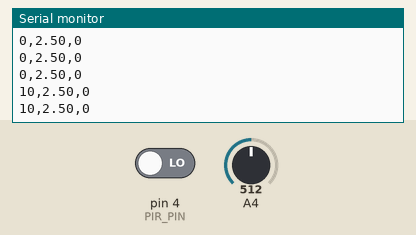
A sketch run on a simulated Arduino Uno, built with avr-gcc and run on an emulated ATmega328P. On the bench: the last lines printed to the serial monitor. The test bench sets the inputs (shaded band); at power-on: A4 = 512, pin 4 (PIR_PIN) LOW.

Above: at 1.2 s.
1.3 s: A4 set to 716
At 1.31 s:
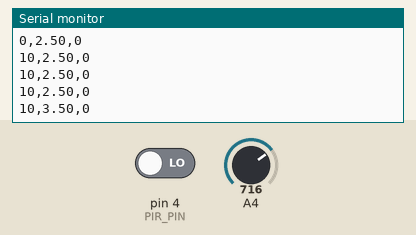
2.8 s: pin 4 (PIR_PIN) driven HIGH
At 2.83 s:
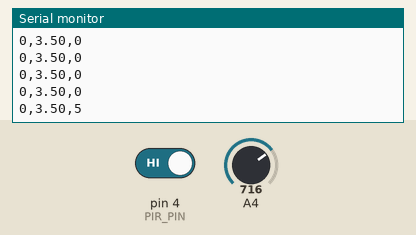
4.3 s: A4 set to 900
At 4.34 s:
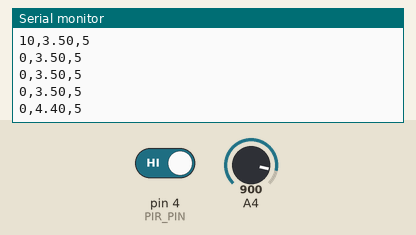
5.8 s: pin 4 (PIR_PIN) driven LOW
At 5.85 s:
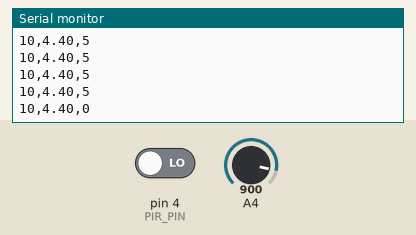
Timing chart, 0 to 8.3 s (numbered marks = the images above; inputs shaded):
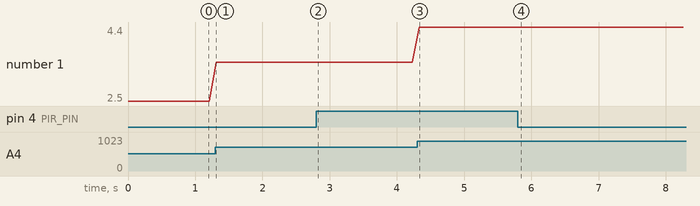

The sketch:

p156_Human.ino
```cpp
/************************************************************
■参考
	■Arduino 電子工作 実践講座
		p156
************************************************************/
#define PLOTTER

/************************************************************
************************************************************/
const int PIR_PIN = 4;

/******************************
******************************/
void setup(){
	pinMode( PIR_PIN, INPUT ); // set : Digital Pin : for open collector.

	Serial.begin( 9600 );
}

/******************************
******************************/
void loop() {
	int analog_val;
	float input_volt;

	analog_val = analogRead(PIR_PIN); // 試験端子
	input_volt = float(analog_val) * 5.0 / 1023.0;

#ifdef PLOTTER
	Serial.print( millis() / 1000 % 2 * 10 );
	Serial.print(",");
#endif

	Serial.print(input_volt);
	Serial.print(",");

	if(digitalRead(PIR_PIN) == HIGH){ // open collector.
		Serial.println(5);	// nobody
	}else{
		Serial.println(0);	// somebody
	}

#ifdef PLOTTER
	delay(100);
#else
	delay(1000);
#endif
}
```

Measured:
- after the input at 1.3 s, the serial monitor: prints a new line at once (image 1)
- after the input at 2.8 s, the serial monitor: prints a new line at once (image 2)
- after the input at 4.3 s, the serial monitor: prints a new line at once (image 3)
- after the input at 5.8 s, the serial monitor: prints a new line at once (image 4)
- plotted number 1: 2.5 → 3.5 after the input at 1.3 s, 3.5 → 4.4 after the input at 4.3 s
